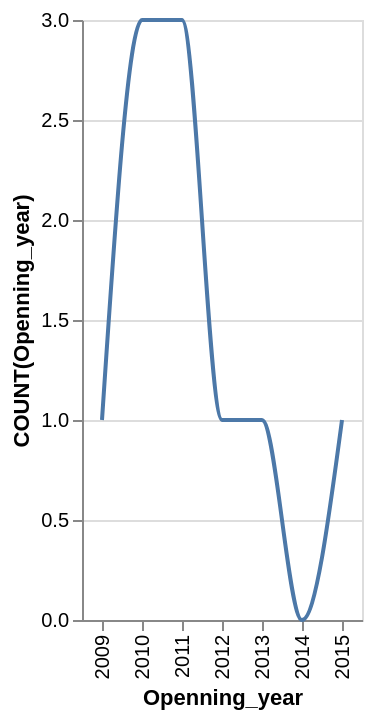

Write a Vega-Lite specification for this figure.
### Vega-Lite specification from a JSON file in a GitHub repository (floating-point values rounded to 4 significant figures)
{"data": {"values": [{"x_data": "2009", "y_data": 1}, {"x_data": "2010", "y_data": 3}, {"x_data": "2011", "y_data": 3}, {"x_data": "2012", "y_data": 1}, {"x_data": "2013", "y_data": 1}, {"x_data": "2014", "y_data": 0}, {"x_data": "2015", "y_data": 1}]}, "mark": {"type": "line", "interpolate": "monotone"}, "encoding": {"x": {"field": "x_data", "type": "nominal", "title": "Openning_year", "sort": "ascending"}, "y": {"field": "y_data", "type": "quantitative", "title": "COUNT(Openning_year)"}}}
